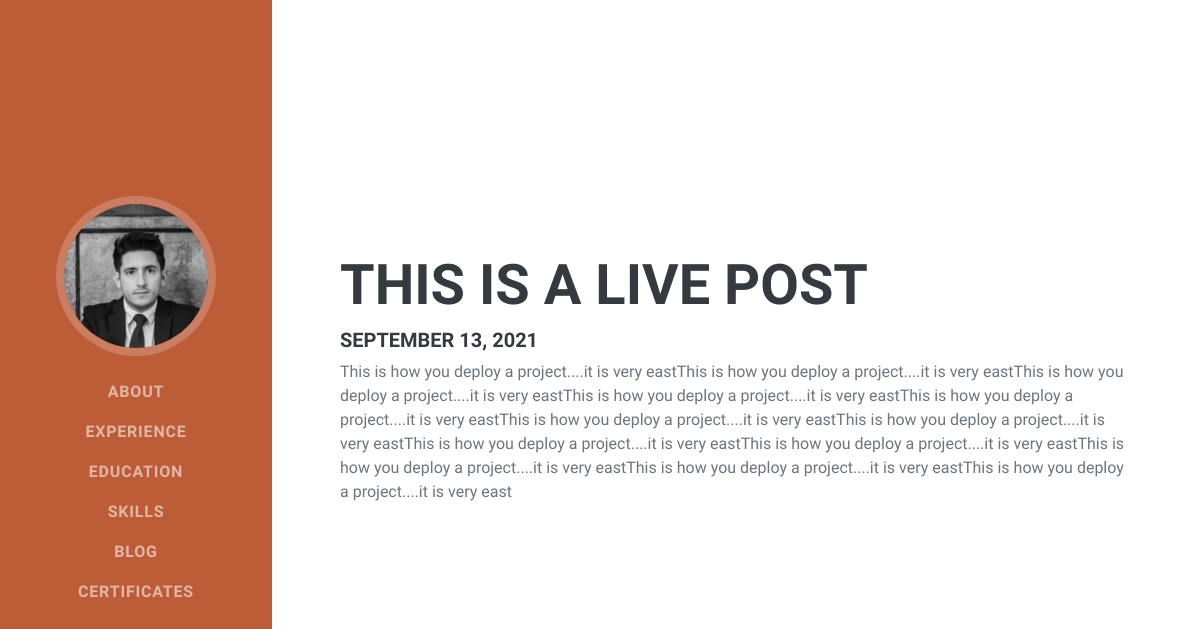
/blog/post/10, run on the app's committed database.
### personal/models.py (models this page shows)
class Photo(models.Model):
  img = models.ImageField(upload_to='pics/')

class Post(models.Model):
  title = models.CharField(max_length=100)
  body = models.CharField(max_length=1000000)
  created_at = models.DateTimeField(default=datetime.now, blank=True)

### personal/views.py (the view)
# urls.py: path('blog/post/<str:pk>', views.post, name='post')
def post(request, pk):
  photos = Photo.objects.all()
  posts = Post.objects.get(id=pk)
  return render(request, 'post.html', {'photos': photos, 'posts': posts})

### personal/templates/post.html
{% extends 'base.html' %}
{% load static %}
{% block content %}
<section class="resume-section" id="experience">
  <div class="resume-section-content">
    <div class="d-flex flex-column flex-md-row justify-content-between mb-5" style="background-color: white; padding: 20px; margin-top: 20px;">
      <div class="flex-grow-1">
        <h2>{{posts.title}}</h2>
        <h5>{{posts.created_at | date:'F j, Y'}}</h5>
        <p>{{posts.body}}</p>
      </div>
    </div>
  </div>
</section>
{% endblock %}

### personal/templates/base.html (shortened to what this page needs)
{% load static %}
<!DOCTYPE html>
<html lang="en">
    <head>
        <link href="{% static 'css/styles.css' %}" rel="stylesheet" />
    </head>
    <body id="page-top">
        <nav class="navbar navbar-expand-lg navbar-dark bg-primary fixed-top" id="sideNav">
            <a class="navbar-brand js-scroll-trigger" href="#page-top">
                <span class="d-none d-lg-block">
                    {% for photo in photos %}
                    <img class="img-fluid img-profile rounded-circle mx-auto mb-2" src="{{photo.img.url}}" alt="..." />
                    {% endfor %}
                </span>
            </a>
            <div class="collapse navbar-collapse" id="navbarResponsive">
                <ul class="navbar-nav">
                    <li class="nav-item"><a class="nav-link js-scroll-trigger" href="/#about">About</a></li>
                    <li class="nav-item"><a class="nav-link js-scroll-trigger" href="/#experience">Experience</a></li>
                    <li class="nav-item"><a class="nav-link js-scroll-trigger" href="/#education">Education</a></li>
                    <li class="nav-item"><a class="nav-link js-scroll-trigger" href="/#skills">Skills</a></li>
                    <li class="nav-item"><a class="nav-link js-scroll-trigger" href="/blog">Blog</a></li>
                    <li class="nav-item"><a class="nav-link js-scroll-trigger" href="/#certificates">Certificates</a></li>
                </ul>
            </div>
        </nav>
{% block content %}
{% endblock %}
    </body>
</html>

### data on the page
Photo: img (picture)
Post: title "THIS IS A LIVE POST", created_at "SEPTEMBER 13, 2021", body "This is how you deploy a project....it is very eastThis is how you deploy a project....it is very eastThis is how you deploy a project....it is very eastThis is how you deploy a project....it is very eastThis is how you deploy a project....it is very eastThis is how you deploy a project....it is very eastThis is how you deploy a project....it is very eastThis is how you deploy a project....it is very eastThis is how you deploy a project....it is very eastThis is how you deploy a project....it is very eastThis is how you deploy a project....it is very eastThis is how you deploy a project....it is very east"
